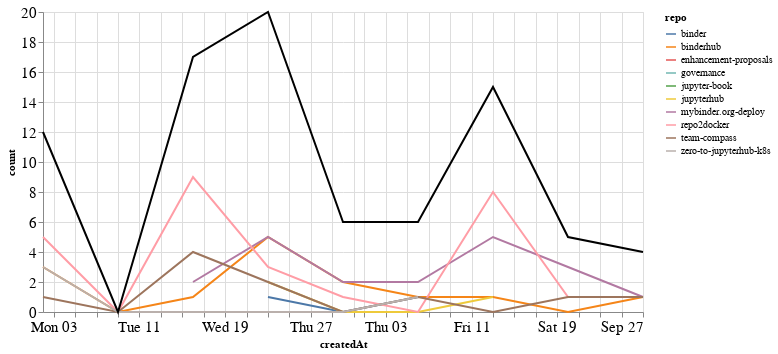

This figure's notebook cell:
### Markdown cell above
## Comments

### Code cell
comments_time = comments.groupby('repo').resample('W', on='createdAt').count()['author'].reset_index()
comments_time = comments_time.rename(columns={'author': 'count'})
comments_time_total = comments_time.groupby('createdAt').agg({"count": "sum"}).reset_index()
ch1 = alt.Chart(comments_time, width=600).mark_line().encode(
    x='createdAt',
    y='count',
    color='repo',
    tooltip="repo"
)

ch2 = alt.Chart(comments_time_total, width=600).mark_line(color="black").encode(
    x='createdAt',
    y='count',
)

ch1 + ch2

### Figure 1 — Vega-Lite specification as saved in the notebook (floating-point values rounded to 4 significant figures)
{"config": {"axisLeft": {"labelFontSize": 15}, "axisBottom": {"labelFontSize": 15}}, "layer": [{"data": {"name": "data-4849a9bc63f434cd977d41502e9f2ebf"}, "mark": "line", "encoding": {"color": {"type": "nominal", "field": "repo"}, "tooltip": {"type": "nominal", "field": "repo"}, "x": {"type": "temporal", "field": "createdAt"}, "y": {"type": "quantitative", "field": "count"}}, "width": 600}, {"data": {"name": "data-bb4a39038c92bca17c68d97702324d13"}, "mark": {"type": "line", "color": "black"}, "encoding": {"x": {"type": "temporal", "field": "createdAt"}, "y": {"type": "quantitative", "field": "count"}}, "width": 600}], "$schema": "https://vega.github.io/schema/vega-lite/v4.8.1.json", "datasets": {"data-4849a9bc63f434cd977d41502e9f2ebf": [{"repo": "binder", "createdAt": "2020-08-23T00:00:00", "count": 1}, {"repo": "binder", "createdAt": "2020-08-30T00:00:00", "count": 0}, {"repo": "binder", "createdAt": "2020-09-06T00:00:00", "count": 1}, {"repo": "binderhub", "createdAt": "2020-08-02T00:00:00", "count": 3}, {"repo": "binderhub", "createdAt": "2020-08-09T00:00:00", "count": 0}, {"repo": "binderhub", "createdAt": "2020-08-16T00:00:00", "count": 1}, {"repo": "binderhub", "createdAt": "2020-08-23T00:00:00", "count": 5}, {"repo": "binderhub", "createdAt": "2020-08-30T00:00:00", "count": 2}, {"repo": "binderhub", "createdAt": "2020-09-06T00:00:00", "count": 1}, {"repo": "binderhub", "createdAt": "2020-09-13T00:00:00", "count": 1}, {"repo": "binderhub", "createdAt": "2020-09-20T00:00:00", "count": 0}, {"repo": "binderhub", "createdAt": "2020-09-27T00:00:00", "count": 1}, {"repo": "enhancement-proposals", "createdAt": "2020-08-16T00:00:00", "count": 1}, {"repo": "governance", "createdAt": "2020-08-23T00:00:00", "count": 2}, {"repo": "jupyter-book", "createdAt": "2020-08-30T00:00:00", "count": 1}, {"repo": "jupyterhub", "createdAt": "2020-08-23T00:00:00", "count": 2}, {"repo": "jupyterhub", "createdAt": "2020-08-30T00:00:00", "count": 0}, {"repo": "jupyterhub", "createdAt": "2020-09-06T00:00:00", "count": 0}, {"repo": "jupyterhub", "createdAt": "2020-09-13T00:00:00", "count": 1}, {"repo": "mybinder.org-deploy", "createdAt": "2020-08-16T00:00:00", "count": 2}, {"repo": "mybinder.org-deploy", "createdAt": "2020-08-23T00:00:00", "count": 5}, {"repo": "mybinder.org-deploy", "createdAt": "2020-08-30T00:00:00", "count": 2}, {"repo": "mybinder.org-deploy", "createdAt": "2020-09-06T00:00:00", "count": 2}, {"repo": "mybinder.org-deploy", "createdAt": "2020-09-13T00:00:00", "count": 5}, {"repo": "mybinder.org-deploy", "createdAt": "2020-09-20T00:00:00", "count": 3}, {"repo": "mybinder.org-deploy", "createdAt": "2020-09-27T00:00:00", "count": 1}, {"repo": "repo2docker", "createdAt": "2020-08-02T00:00:00", "count": 5}, {"repo": "repo2docker", "createdAt": "2020-08-09T00:00:00", "count": 0}, {"repo": "repo2docker", "createdAt": "2020-08-16T00:00:00", "count": 9}, {"repo": "repo2docker", "createdAt": "2020-08-23T00:00:00", "count": 3}, {"repo": "repo2docker", "createdAt": "2020-08-30T00:00:00", "count": 1}, {"repo": "repo2docker", "createdAt": "2020-09-06T00:00:00", "count": 0}, {"repo": "repo2docker", "createdAt": "2020-09-13T00:00:00", "count": 8}, {"repo": "repo2docker", "createdAt": "2020-09-20T00:00:00", "count": 1}, {"repo": "repo2docker", "createdAt": "2020-09-27T00:00:00", "count": 1}, {"repo": "team-compass", "createdAt": "2020-08-02T00:00:00", "count": 1}, {"repo": "team-compass", "createdAt": "2020-08-09T00:00:00", "count": 0}, {"repo": "team-compass", "createdAt": "2020-08-16T00:00:00", "count": 4}, {"repo": "team-compass", "createdAt": "2020-08-23T00:00:00", "count": 2}, {"repo": "team-compass", "createdAt": "2020-08-30T00:00:00", "count": 0}, {"repo": "team-compass", "createdAt": "2020-09-06T00:00:00", "count": 1}, {"repo": "team-compass", "createdAt": "2020-09-13T00:00:00", "count": 0}, {"repo": "team-compass", "createdAt": "2020-09-20T00:00:00", "count": 1}, {"repo": "team-compass", "createdAt": "2020-09-27T00:00:00", "count": 1}, {"repo": "zero-to-jupyterhub-k8s", "createdAt": "2020-08-02T00:00:00", "count": 3}, {"repo": "zero-to-jupyterhub-k8s", "createdAt": "2020-08-09T00:00:00", "count": 0}, {"repo": "zero-to-jupyterhub-k8s", "createdAt": "2020-08-16T00:00:00", "count": 0}, {"repo": "zero-to-jupyterhub-k8s", "createdAt": "2020-08-23T00:00:00", "count": 0}, {"repo": "zero-to-jupyterhub-k8s", "createdAt": "2020-08-30T00:00:00", "count": 0}, {"repo": "zero-to-jupyterhub-k8s", "createdAt": "2020-09-06T00:00:00", "count": 1}], "data-bb4a39038c92bca17c68d97702324d13": [{"createdAt": "2020-08-02T00:00:00", "count": 12}, {"createdAt": "2020-08-09T00:00:00", "count": 0}, {"createdAt": "2020-08-16T00:00:00", "count": 17}, {"createdAt": "2020-08-23T00:00:00", "count": 20}, {"createdAt": "2020-08-30T00:00:00", "count": 6}, {"createdAt": "2020-09-06T00:00:00", "count": 6}, {"createdAt": "2020-09-13T00:00:00", "count": 15}, {"createdAt": "2020-09-20T00:00:00", "count": 5}, {"createdAt": "2020-09-27T00:00:00", "count": 4}]}}
